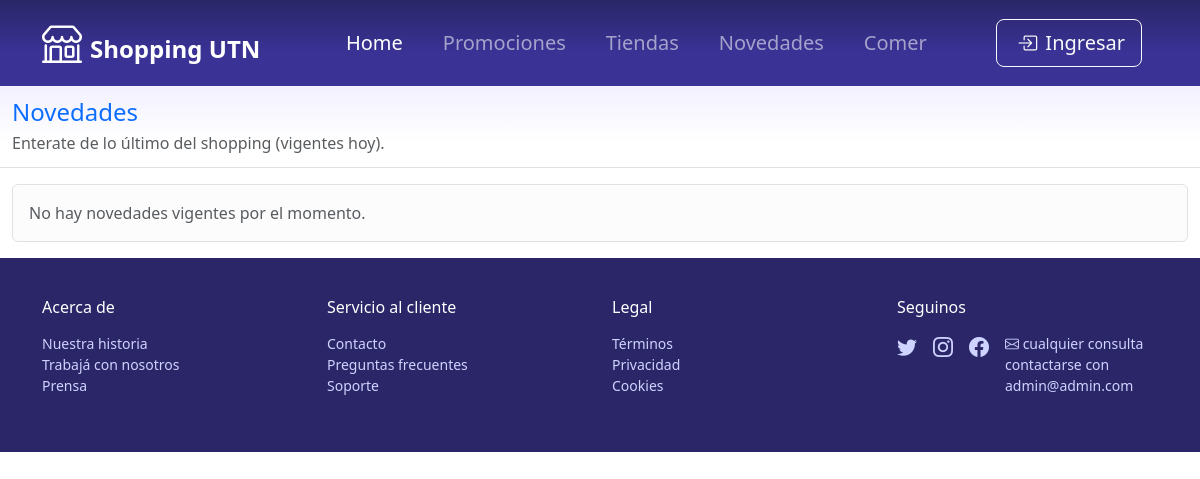
The page /View/Novedades.php on the database as committed earlier.
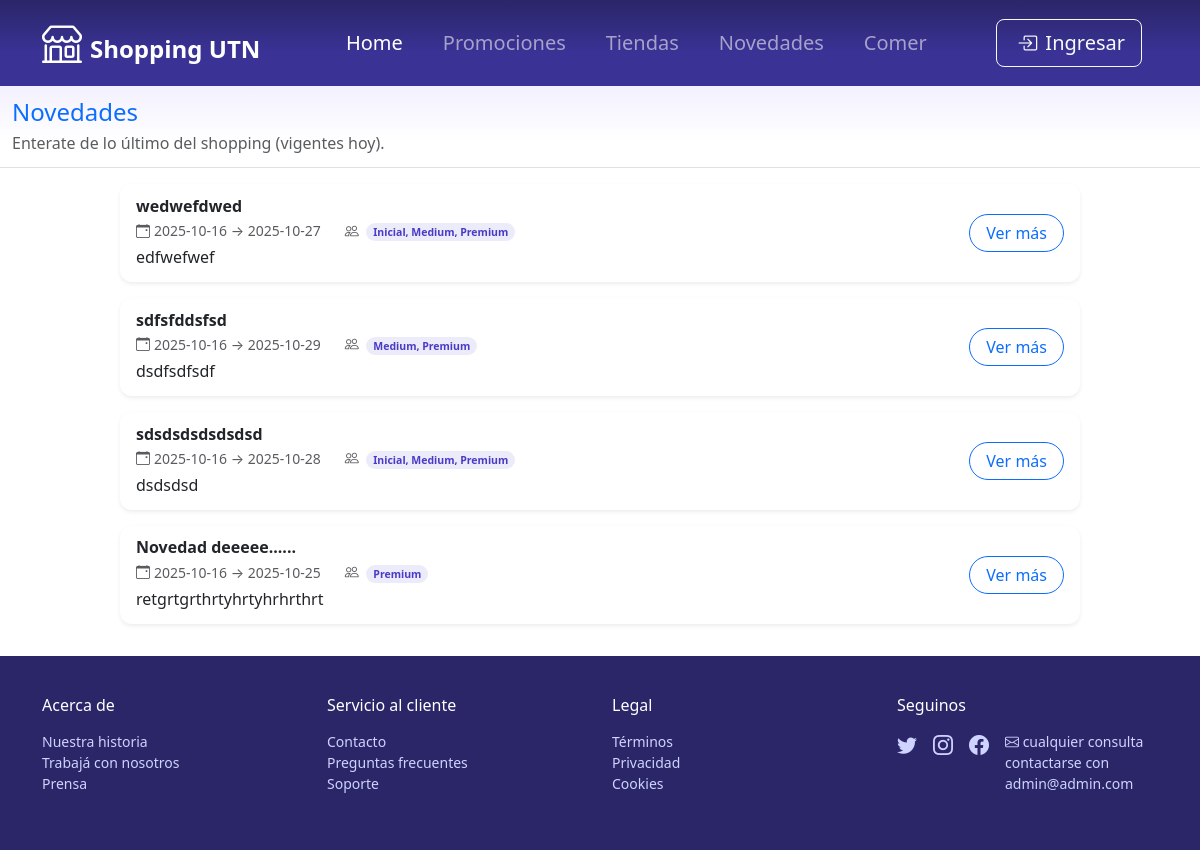
The same page on the database as committed later.
### tables this page shows
CREATE TABLE `novedad` (
  `IDnovedad` int NOT NULL AUTO_INCREMENT,
  `desde` date NOT NULL,
  `hasta` date NOT NULL,
  `usuarioHabilitado` varchar(45) NOT NULL,
  `descripcion` varchar(1000) DEFAULT NULL,
  `cabecera` varchar(3000) DEFAULT NULL,
  `cuerpo` varchar(7000) DEFAULT NULL,
  `imagen` blob,
  PRIMARY KEY (`IDnovedad`)
);

### Model/ListarNovedades.php (called while the page is built, shortened)
<?php
function categoriasPermitidas(?string $min): array {
    $min = $min ? strtolower(trim($min)) : '';
    switch ($min) {
        case 'inicial': return ['Inicial','Medium','Premium'];
        case 'medium':  return ['Medium','Premium'];
        case 'premium': return ['Premium'];
    }
}
if (!function_exists('listarNovedadesVigentes')) {
  function listarNovedadesVigentes(int $limit = 30): array {
    $pdo = getConnection();
    $sql = "
      SELECT
        n.IDnovedad,
        n.desde,
        n.hasta,
        n.usuarioHabilitado,
        n.descripcion,
        n.cabecera,
        n.cuerpo
      FROM novedad n
      WHERE CURDATE() BETWEEN n.desde AND n.hasta
      ORDER BY n.desde DESC, n.IDnovedad DESC
      LIMIT :lim
    ";
    $st = $pdo->prepare($sql);
    $st->bindValue(':lim', $limit, PDO::PARAM_INT);
    $st->execute();
    $rows = $st->fetchAll(PDO::FETCH_ASSOC) ?: [];
    return $rows;
  }
}

### View/Novedades.php (the view, shortened to what this page needs)
<?php
include("../Model/ListarNovedades.php");
if (isset($_SESSION['Categoria'])) {
    $novedades = listarNovedadesVigentesCategoria($_SESSION['Categoria'], 50);
} else {
  $novedades = listarNovedadesVigentes(30);
}
function h($v): string
{
    if (is_scalar($v)) {
        return htmlspecialchars((string)$v, ENT_QUOTES, 'UTF-8');
    }
    if (is_array($v)) {
        $items = [];
        foreach ($v as $item) {
            if (is_scalar($item) || (is_object($item) && method_exists($item, '__toString'))) {
                $items[] = htmlspecialchars((string)$item, ENT_QUOTES, 'UTF-8');
            } else {
                $json = json_encode($item, JSON_UNESCAPED_UNICODE | JSON_UNESCAPED_SLASHES);
                $items[] = htmlspecialchars($json !== false ? $json : '', ENT_QUOTES, 'UTF-8');
            }
        }
        return implode(', ', $items);
    }
    $json = json_encode($v, JSON_UNESCAPED_UNICODE | JSON_UNESCAPED_SLASHES);
    return $json === false ? '' : htmlspecialchars($json, ENT_QUOTES, 'UTF-8');
}
function recorte($txt, $len=160){ return h(mb_strimwidth((string)$txt, 0, $len, '…', 'UTF-8')); }
?>
<!doctype html>
<html lang="es" data-bs-theme="light">
<head>
  <link rel="stylesheet" href="https://cdn.jsdelivr.net/npm/bootstrap@5.3.3/dist/css/bootstrap.min.css">
  <link rel="stylesheet" href="https://cdn.jsdelivr.net/npm/bootstrap-icons@1.11.3/font/bootstrap-icons.css">
</head>
<body class="page-novedades">
  <?php include_once(__DIR__ . "/../layouts/Navbar.php"); ?>
  <section class="hero border-bottom">
    <div class="container-xxl">
      <h1 class="h4 text-primary">Novedades</h1>
      <p class="text-body-secondary">Enterate de lo último del shopping (vigentes hoy).</p>
    </div>
  </section>
  <main class="container-xxl">
    <?php if (empty($novedades)): ?>
      <div class="alert alert-light border text-body-secondary mb-0">No hay novedades vigentes por el momento.</div>
    <?php else: ?>
      <div class="news-wrap">
        <?php foreach ($novedades as $n): ?>
          <?php
            $cabecera   = $n['cabecera'] ?? '';
            $desc       = $n['descripcion'] ?? '';
            $cuerpo     = $n['cuerpo'] ?? '';
            $desde      = $n['desde'] ?? '';
            $hasta      = $n['hasta'] ?? '';
            $visiblePara= $n['categorias_permitidas'] ?: 'Todos';
          ?>
          <article class="card news-card shadow-sm border-0 mb-3">
            <div class="card-body d-flex flex-column flex-lg-row align-items-lg-center gap-3">
              <div class="flex-grow-1">
                <h2 class="h6 mb-1 fw-semibold"><?= h($cabecera ?: $desc) ?></h2>
                <ul class="list-inline text-body-secondary small mb-1 d-flex flex-wrap gap-3">
                  <li class="list-inline-item">
                    <i class="bi bi-calendar-event me-1"></i><?= h($desde) ?> → <?= h($hasta) ?>
                  </li>
                  <li class="list-inline-item">
                    <i class="bi bi-people me-1"></i>
                    <span class="badge rounded-pill" style="background:rgba(74,59,199,.10);color:#4A3BC7;"><?= h($visiblePara) ?></span>
                  </li>
                </ul>
                <p class="mb-0 text-body"><?= recorte($desc ?: $cuerpo, 180) ?></p>
              </div>
              <div class="ms-lg-auto">
                <button
                  class="btn btn-outline-primary rounded-pill px-3"
                  data-bs-toggle="modal" data-bs-target="#novedadModal"
                  data-cabecera="<?= h($cabecera ?: '—') ?>"
                  data-descripcion="<?= h($desc ?: '—') ?>"
                  data-cuerpo="<?= h($cuerpo ?: '—') ?>"
                  data-desde="<?= h($desde) ?>"
                  data-hasta="<?= h($hasta) ?>"
                  data-visible="<?= h($visiblePara) ?>"
                >Ver más</button>
              </div>
            </div>
          </article>
        <?php endforeach; ?>
      </div>
    <?php endif; ?>
  </main>
  <?php include_once(__DIR__ . "/../layouts/footer.php"); ?>
</body>
</html>

Rows that differ between the two databases and show on the page:
added novedad: cabecera "wedwefdwed", desde "2025-10-16", hasta "2025-10-27", visiblePara "Inicial, Medium, Premium", descripcion "edfwefwef"
added novedad: cabecera "sdfsfddsfsd", desde "2025-10-16", hasta "2025-10-29", visiblePara "Medium, Premium", descripcion "dsdfsdfsdf"
added novedad: cabecera "sdsdsdsdsdsdsd", desde "2025-10-16", hasta "2025-10-28", visiblePara "Inicial, Medium, Premium", descripcion "dsdsdsd"
added novedad: cabecera "Novedad deeeee......", desde "2025-10-16", hasta "2025-10-25", visiblePara "Premium", descripcion "retgrtgrthrtyhrtyhrhrthrt"
Other text that changed with them:
text no longer shown: "No hay novedades vigentes por el momento."
